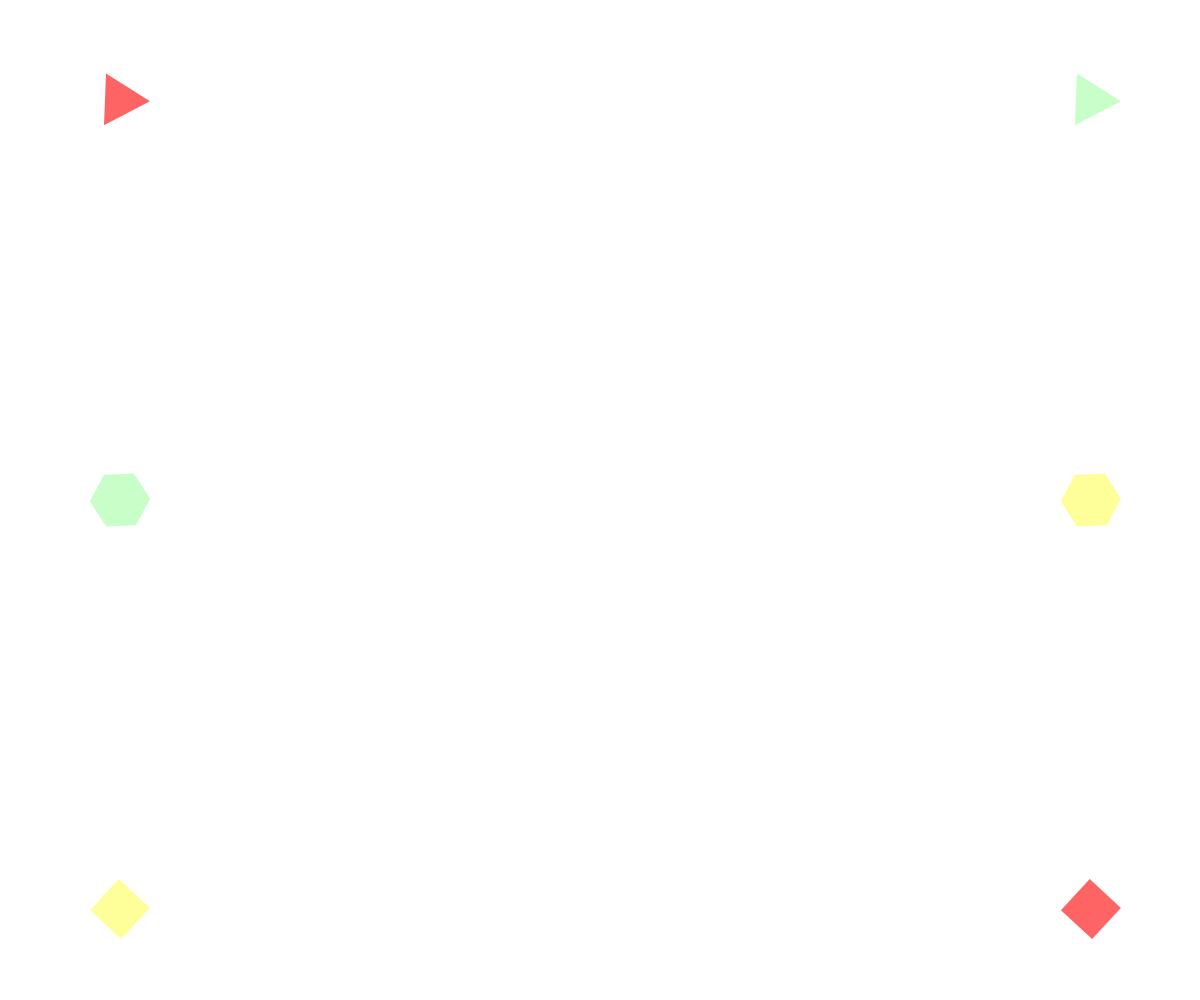
Frame 1 (no input)
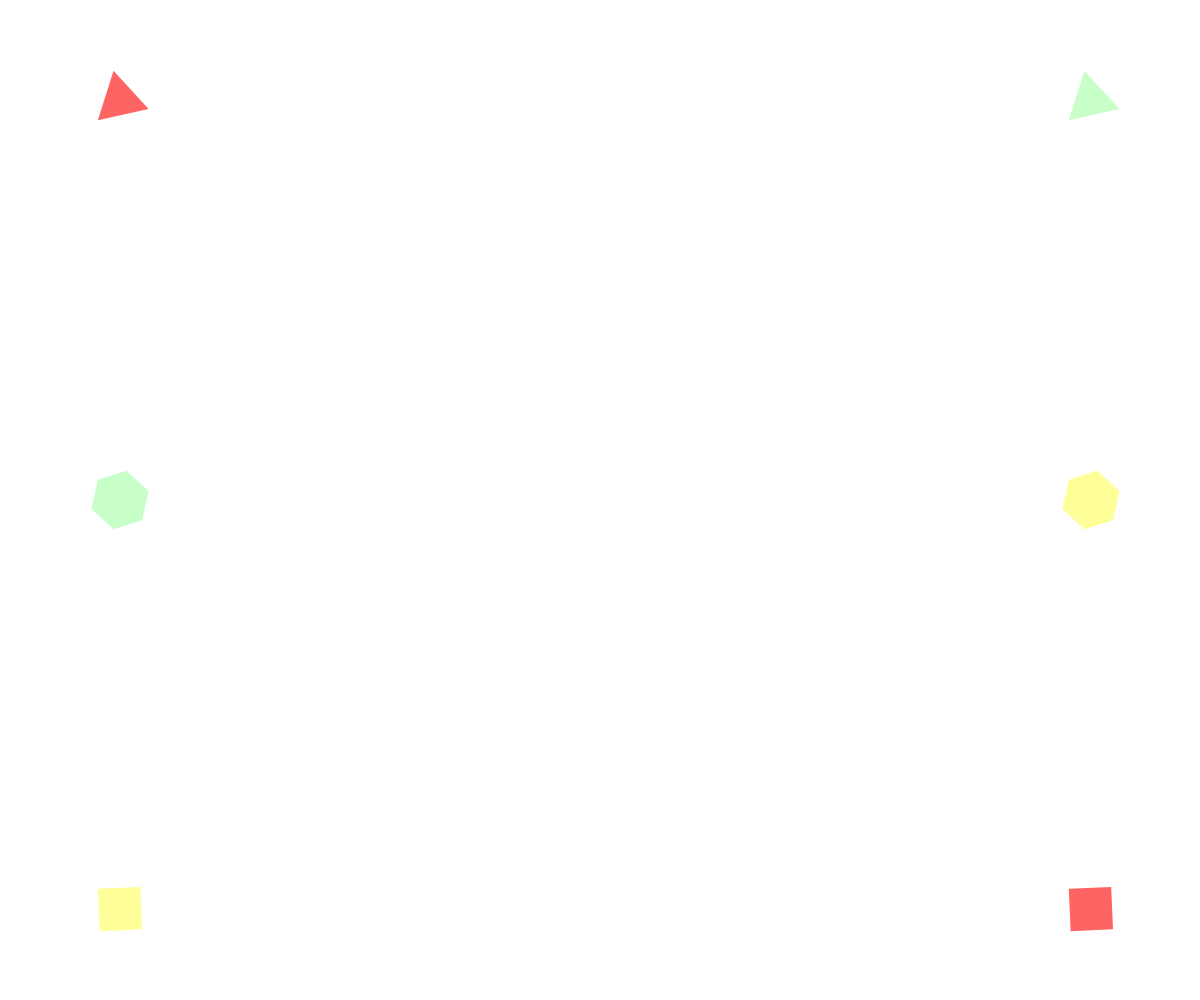
Frame 60 (no input)
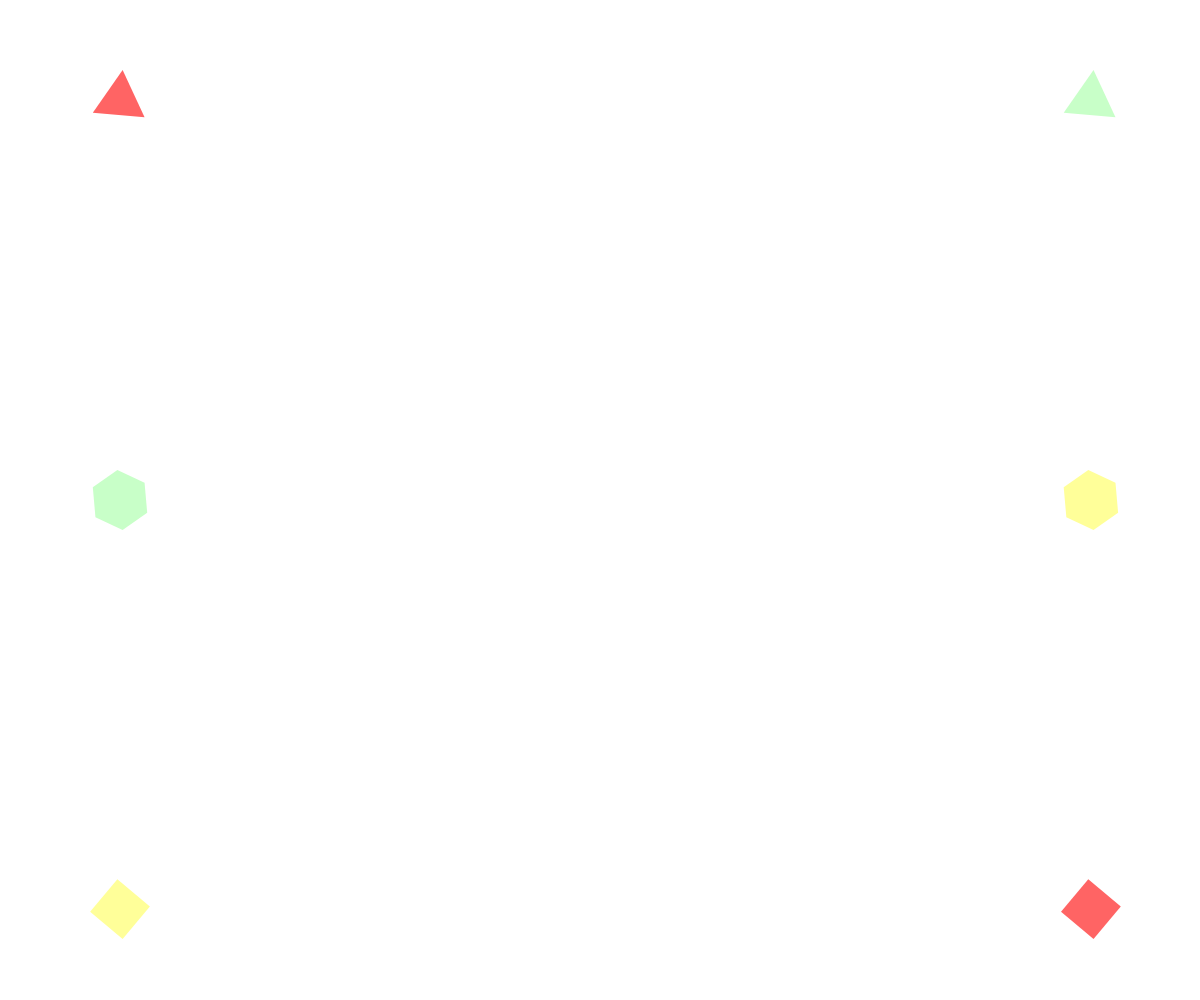
Frame 120 (the mouse pressed at the canvas centre since frame 60)

The p5.js sketch that drew these frames (run headless with seeded random() and noise() and a simulated clock; from frame 60 on, the mouse is pressed at the canvas centre):

// p5.js sketch
// ── sketch.js
var move = 25;
var canvas;

function windowResized(){
   resizeCanvas(windowWidth, windowHeight);
}

function setup() { 
  canvas = createCanvas(windowWidth, windowHeight);
 canvas.style('z-index', '-1'); 
  rectMode(CENTER);
} 

function draw() { 
  background(255);
 
  noStroke();
  fill(255,100,100);
  push();
  translate(width/10, height/10);
  rotate(frameCount/ move);
  polygon(0,0,width/40,3);
  pop();
  
  push();
  translate(width/1.1, height/1.1);
  rotate(frameCount/ -move);
  polygon(0,0,width/40,4);
  pop();
  
  
  fill(200,255,200);
  push();
  translate(width/10, height/2);
  rotate(frameCount/ -move);
  polygon(0,0,width/40,6);
  pop();

  push();
  translate(width/1.1, height/10);
  rotate(frameCount/ move);
  polygon(0,0,width/40,3);
  pop();
  
  fill(255,255,153);
  push();
  translate(width/10, height/1.1);
  rotate(frameCount/ -move);
  polygon(0,0,width/40,4);
  pop();
  
  push();
  translate(width/1.1, height/2);
  rotate(frameCount/ -move);
  polygon(0,0,width/40,6);
  pop();

  
}

function mouseWheel(event) {
  print(event.delta);
  move = event.delta - 40;
  
}
  
//polygon function adapted from: https://p5js.org/examples/form-regular-polygon.html
function polygon(x, y, radius, npoints) {
  var angle = TWO_PI / npoints;
  beginShape();
  for (var a = 0; a < TWO_PI; a += angle) {
    var sx = x + cos(a) * radius;
    var sy = y + sin(a) * radius;
    vertex(sx, sy);
  }
  endShape(CLOSE);
}
		function windowResized() {
  resizeCanvas(windowWidth, windowHeight);
  
}

// ── style.css
html, body {
  margin: 0;
  padding: 0;
}
canvas{
    position:fixed;
    top:0;
    left:0;
}
